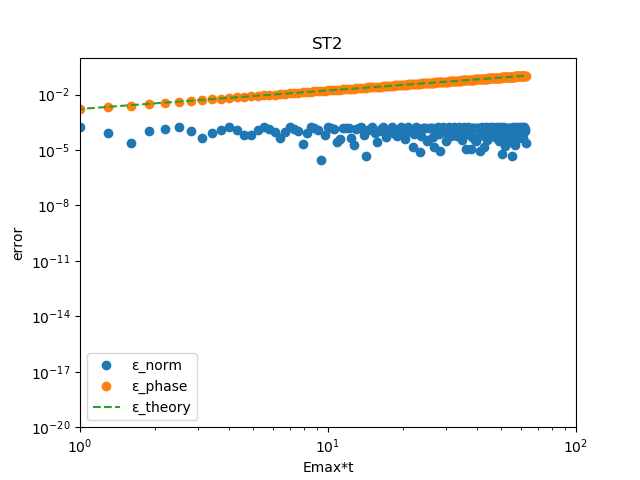

The script that saved this image:
import numpy as np
import math
import matplotlib.pyplot as plt

# --- Parameters ---
PI = math.pi
NMAX = 100  # Maximum number of rooms/points

# --- Subroutine EIGEN: Sets initial wave function and calculates initial energy ---
def eigen_subroutine(m_val, dx_val, nmax_val):
    """
    Calculates the initial wave function (PH0) and its corresponding energy (EM).

    Args:
        m_val (int): Mode number for the initial wave function.
        dx_val (float): Spatial step size.
        nmax_val (int): Maximum number of points (NMAX).

    Returns:
        tuple: A tuple containing:
            - ph0 (np.ndarray): Initial wave function (complex array).
            - em (float): Eigenenergy.
    """
    ph0 = np.zeros(nmax_val, dtype=np.complex128)

    # Calculate initial wave function values based on sine function
    for n in range(nmax_val):
        # Fortran N is 1-indexed, Python n is 0-indexed.
        # So, Fortran N becomes (n + 1) in Python.
        ph0[n] = np.sin((PI * m_val * (n + 1)) / (nmax_val + 1))

    # Normalization of wave function
    pa = 0.0
    for n in range(nmax_val):
        pa += abs(ph0[n])**2
    pa = np.sqrt(pa)

    for n in range(nmax_val):
        ph0[n] = ph0[n] / pa

    # Calculate eigenenergy (EM)
    # The commented out line in Fortran: EM=-4*(-0.5/DX/DX) * SIN((PI*M)/(NMAX+1)/2.0)**2
    # The active line in Fortran: EM=2*(-0.5/DX/DX) * COS((PI*M)/(NMAX+1))
    em = 2 * (-0.5 / (dx_val * dx_val)) * np.cos((PI * m_val) / (nmax_val + 1))

    return ph0, em

# --- Main Program: NROOM ---
def nroom_program():
    """
    Main program to simulate N-room quantum mechanics.
    """
    # Define complex imaginary unit
    iu = 0.0 + 1.0j

    # Get input from user
    print('M, ALPHA')
    try:
        m_input, alpha_input = map(float, input().split())
        m = int(m_input)
        alpha = float(alpha_input)
    except ValueError:
        print("Invalid input. Please enter two numbers separated by a space (e.g., '1 0.1').")
        return

    # --- Initial Data Calculations ---
    dx = 1.0
    dx2 = dx * dx
    emax = 1.0 / dx2

    # Ensure M is within a valid range for the cosine argument to avoid division by zero or large values
    if m <= 0 or m > NMAX:
        print(f"Warning: M ({m}) should be between 1 and NMAX ({NMAX}) for stable calculation of DT.")
        # Attempt to proceed with a default or adjusted M if necessary, or exit.
        # For now, let's just warn and continue, as Fortran might not have explicit checks.

    # Calculate DT (time step)
    # Fortran: DT=ALPHA/(EMAX*COS(M*PI/(NMAX+1)))
    cos_term = np.cos(m * PI / (NMAX + 1))
    if cos_term == 0:
        print("Error: Division by zero in DT calculation (COS term is zero). Adjust M or NMAX.")
        return
    dt = alpha / (emax * cos_term)

    # Calculate MTIME (total time steps)
    # Fortran: MTIME=(2*PI/ALPHA) * 10
    # Fortran: MTIME=MIN(MTIME,10000)
    mtime = (2 * PI / alpha) * 10
    mtime = min(int(mtime), 10000) # Ensure MTIME is an integer

    # --- Calculation of Hamiltonian ---
    # HA and HB arrays
    ha = np.zeros(NMAX, dtype=np.float64)
    hb = np.zeros(NMAX - 1, dtype=np.float64)

    # Fortran code had V(N) and part of HA(N) commented out.
    # HA(N) is effectively 0 based on the provided Fortran.
    # DO 50 N=1,NMAX
    # C        V(N)=0
    # C        HA(N) = V(N) + 1/DX2
    # HA(N)=0
    # 50 CONTINUE
    # -> ha remains all zeros as initialized

    # DO 51 N=1,NMAX-1
    #     HB(N) = -0.5/DX2
    # 51 CONTINUE
    for n in range(NMAX - 1):
        hb[n] = -0.5 / dx2

    # --- Setting Initial Wave Function ---
    ph0, em = eigen_subroutine(m, dx, NMAX)

    # Initialize P and Q arrays
    p = np.zeros(NMAX, dtype=np.complex128)
    q = np.zeros(NMAX, dtype=np.complex128)

    # DO 80 N=1,NMAX
    # P(N)=PH0(N)
    # Q(N)=PH0(N)*EXP(-IU*EM*DT)
    # 80 CONTINUE
    for n in range(NMAX):
        p[n] = ph0[n]
        q[n] = ph0[n] * np.exp(-iu * em * dt)

    # --- Time Evolution Loop ---
    # Open the output file
    try:
        with open('tst2.dat', 'w') as f_out:
            plot_x = range(1, mtime + 1, 3)
            plot_y = [[] for _ in range(6) ]
            # DO 1000 ITIME=1,MTIME,3
            for itime in range(1, mtime + 1, 3):
                t = dt * itime

                # --- Output Wave Function (every 3rd step, starting from 1) ---
                # IF(MOD(ITIME,3).EQ. 1) THEN
                if (itime % 3) == 1:
                    anorm = 0.0
                    ovr = 0.0 + 0.0j
                    # DO 150 N=1,NMAX
                    # ANORM=ANORM+ABS(Q(N))**2
                    # OVR=OVR+DCONJG(Q(N))*PH0(N)*EXP(-IU*EM*T)
                    # 150   CONTINUE
                    for n in range(NMAX):
                        anorm += abs(q[n])**2
                        ovr += np.conjugate(q[n]) * ph0[n] * np.exp(-iu * em * t)

                    # Fortran console output:
                    # WRITE(*,100) ITIME,EMAX*T,ANORM-1,
                    # &1.- ABS(OVR),DATAN2(DIMAG(OVR),DBLE(OVR))
                    # &,ABS(EM*DT)**3/6.* ITIME
                    # Format: I4, 30E15.7 (for 6 values, the 30E15.7 is generous)
                    console_output = (
                        f"{itime:4d} {emax*t:15.7E} {anorm-1:15.7E} "
                        f"{1.0 - abs(ovr):15.7E} {np.arctan2(ovr.imag, ovr.real):15.7E} "
                        f"{abs(em*dt)**3 / 6.0 * itime:15.7E}"
                    )
                    print(console_output)

                    # Fortran file output:
                    # WRITE(20,100) ITIME,EMAX*T,ABS(ANORM-1),
                    # &ABS(1- ABS(OVR)),ABS(DATAN2(DIMAG(OVR),DBLE(OVR)))
                    # &,ABS(EM*DT)**3/6. * ITIME
                    file_output = (
                        f"{itime:4d} {emax*t:15.7E} {abs(anorm-1):15.7E} "
                        f"{abs(1.0 - abs(ovr)):15.7E} {abs(np.arctan2(ovr.imag, ovr.real)):15.7E} "
                        f"{abs(em*dt)**3 / 6.0 * itime:15.7E}"
                    )
                    f_out.write(file_output + "\n")

                    plot_y[0].append(itime)
                    plot_y[1].append(emax*t)
                    plot_y[2].append(abs(anorm-1))
                    plot_y[3].append(abs(1.0 - abs(ovr)))
                    plot_y[4].append(abs(abs(np.arctan2(ovr.imag, ovr.real))))
                    plot_y[5].append(abs(em*dt)**3 / 6.0 * itime)

                # --- Time Evolution Equations ---
                # These are multiple steps of the D2 method (second order differencing scheme)
                # Fortran variables P, Q, R are used cyclically.
                # R(N) depends on Q(N-1), Q(N), Q(N+1) and P(N)
                # P(N) depends on R(N-1), R(N), R(N+1) and Q(N)
                # Q(N) depends on P(N-1), P(N), P(N+1) and R(N)

                r = np.zeros(NMAX, dtype=np.complex128)

                # R(1) = -2*IU*DT*(HA(1)*Q(1)+HB(1)*Q(2))+P(1)
                r[0] = -2 * iu * dt * (ha[0] * q[0] + hb[0] * q[1]) + p[0]

                # DO 70 N=2,NMAX-1
                # R(N)=-2*IU*DT*(HB(N-1)*Q(N-1)+HA(N)*Q(N)+HB(N)*Q(N+1))+P(N)
                # 70 CONTINUE
                for n in range(1, NMAX - 1): # Python index n corresponds to Fortran N+1
                    r[n] = -2 * iu * dt * (hb[n-1] * q[n-1] + ha[n] * q[n] + hb[n] * q[n+1]) + p[n]

                # R(NMAX)=-2*IU*DT*(HB(NMAX-1)*Q(NMAX-1)+HA(NMAX)*Q(NMAX))+P(NMAX)
                r[NMAX-1] = -2 * iu * dt * (hb[NMAX-2] * q[NMAX-2] + ha[NMAX-1] * q[NMAX-1]) + p[NMAX-1]

                # Update P using R and Q
                # P(1) = -2*IU*DT*(HA(1)*R(1)+HB(1)*R(2))+Q(1)
                p[0] = -2 * iu * dt * (ha[0] * r[0] + hb[0] * r[1]) + q[0]

                # DO 71 N=2,NMAX-1
                # P(N)=-2*IU*DT*(HB(N-1)*R(N-1)+HA(N)*R(N)+HB(N)*R(N+1))+Q(N)
                # 71 CONTINUE
                for n in range(1, NMAX - 1):
                    p[n] = -2 * iu * dt * (hb[n-1] * r[n-1] + ha[n] * r[n] + hb[n] * r[n+1]) + q[n]

                # P(NMAX)=-2*IU*DT*(HB(NMAX-1)*R(NMAX-1)+HA(NMAX)*R(NMAX))+Q(NMAX)
                p[NMAX-1] = -2 * iu * dt * (hb[NMAX-2] * r[NMAX-2] + ha[NMAX-1] * r[NMAX-1]) + q[NMAX-1]

                # Update Q using P and R
                # Q(1) = -2*IU*DT*(HA(1)*P(1)+HB(1)*P(2))+R(1)
                q[0] = -2 * iu * dt * (ha[0] * p[0] + hb[0] * p[1]) + r[0]

                # DO 72 N=2,NMAX-1
                # Q(N)=-2*IU*DT*(HB(N-1)*P(N-1)+HA(N)*P(N)+HB(N)*P(N+1))+R(N)
                # 72 CONTINUE
                for n in range(1, NMAX - 1):
                    q[n] = -2 * iu * dt * (hb[n-1] * p[n-1] + ha[n] * p[n] + hb[n] * p[n+1]) + r[n]

                # Q(NMAX)=-2*IU*DT*(HB(NMAX-1)*P(NMAX-1)+HA(NMAX)*P(NMAX))+R(NMAX)
                q[NMAX-1] = -2 * iu * dt * (hb[NMAX-2] * p[NMAX-2] + ha[NMAX-1] * p[NMAX-1]) + r[NMAX-1]

            #
            # plot
            #
            plt.gca().clear()
            plt.title('ST2')
            plt.xlabel(r'Emax*t')
            plt.ylabel(r'error')
            plt.xscale('log')
            plt.yscale('log')
            plt.xlim([1,100])
            plt.ylim([1e-20,1])
            plt.plot(plot_y[1],plot_y[2], marker='o',    linestyle='None',  label='ε_norm')
            plt.plot(plot_y[1],plot_y[4], marker='o',    linestyle='None',  label='ε_phase')
            plt.plot(plot_y[1],plot_y[5], marker='None', linestyle='dashed',label='ε_theory')
            plt.legend()
            plt.show()
            plt.savefig("btst2.png")
                
    except Exception as e:
        print(f"An error occurred during file operations: {e}")

    print("Program finished. Results written to tst2.dat")

# Call the main program function
if __name__ == '__main__':
    nroom_program()
